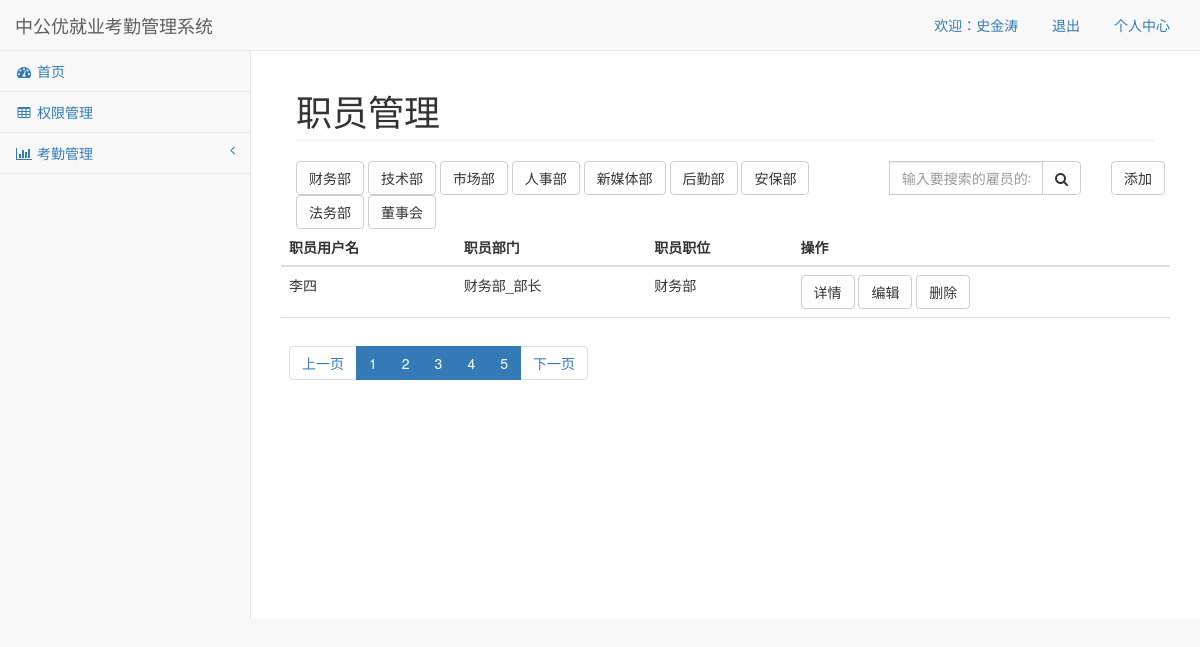
Page /person_list/?page=2 (signed in) on the committed database.
### models.py (models this page shows, shortened)
class Base(db.Model):
    __abstract__ = True
    id = db.Column(db.Integer,primary_key=True,autoincrement=True)

class Person(Base):
    __tablename__ = "person"
    name = db.Column(db.String(32),nullable=False)
    password = db.Column(db.String(32),nullable=False)
    nickname = db.Column(db.String(32),nullable=True)
    gender = db.Column(db.String(32),nullable=True)
    age = db.Column(db.Integer,nullable=True)
    job_num = db.Column(db.String(32),nullable=True)
    phone = db.Column(db.String(32),nullable=True)
    email = db.Column(db.String(32),nullable=True)
    picture = db.Column(db.String(64),nullable=True)
    address = db.Column(db.String(64),nullable=True)
    score = db.Column(db.Float,nullable=True)
    position_id = db.Column(db.Integer,db.ForeignKey("position.id"))
    positions = db.relationship("Position",backref="person")

class Position(Base):
    __tablename__ = "position"
    name = db.Column(db.String(32),nullable=True)  # 职位名称
    level = db.Column(db.Integer) # 职级  1,2,3
    Department_id = db.Column(db.Integer,db.ForeignKey("department.id"))

class Department(Base):
    __tablename__ = "department"
    name = db.Column(db.String(32)) # 部门名称
    desc = db.Column(db.Text) # 部门描述
    positions = db.relationship("Position",backref="dept")

### views.py (the view)
@app.route("/person_list/")
def person_list():
    page = int(request.args.get("page",1))
    pagination_obj = Person.query.paginate(page,1)
    pagination_obj_list = pagination_obj.items
    if page < 3:
        start = 0
        end=5
    elif page >pagination_obj.pages-3:
        start = pagination_obj.pages-5
        end=pagination_obj.pages
    else:
        start = page-3
        end = page+2
    page_page = range(1,pagination_obj.pages+1)[start:end]
    return render_template('person.html',pagination_obj_list=pagination_obj_list,page_page=page_page,
                           pagination_obj=pagination_obj)

### views.py (called while the page is built)
@app.add_template_global
def aa():
    result = {
        'news': False,
        'renshi': False
    }
    person_id = request.cookies.get('person_id')
    person_obj = Person.query.get(person_id)
    pos_obj = person_obj.positions  # 职位对象
    permission_obj_list = pos_obj.permission  # 权限对象。
    for permission_obj in permission_obj_list:
        if permission_obj.name == '新闻管理':
            result['news'] = True
        if permission_obj.name == '人事管理':
            result['renshi'] = True
        if permission_obj.name == '考勤管理':
            result['kaoqin'] = True
    return result

### templates/person.html (shortened to what this page needs)
{% extends "base.html" %}
{% block contain_title %}
    职员管理
{% endblock %}
{% block contain %}
                <div class="row">
                <div class="col-lg-12">
                    <div class="row">
                        <div class="col-lg-8">
                            <a class="btn btn-default" href="./person.html">财务部</a>
                            <a class="btn btn-default" href="./person.html">技术部</a>
                            <a class="btn btn-default" href="./person.html">市场部</a>
                            <a class="btn btn-default" href="./person.html">人事部</a>
                            <a class="btn btn-default" href="./person.html">新媒体部</a>
                            <a class="btn btn-default" href="./person.html">后勤部</a>
                            <a class="btn btn-default" href="./person.html">安保部</a>
                            <a class="btn btn-default" href="./person.html">法务部</a>
                            <a class="btn btn-default" href="./person.html">董事会</a>
                        </div>
                        <form role="form" class="col-lg-3" method="get" action="/search_person/">
                            <div class="form-group input-group">
                                <input type="text" name="person_username" class="form-control" placeholder="输入要搜索的雇员的名字"
                                       value="">
                                <span class="input-group-btn">
                    <button class="btn btn-default" type="submit">
                        <i class="fa fa-search"></i>
                    </button>
                </span>
                            </div>
                        </form>
                        <div class="col-lg-1">
                            <a class="btn btn-default" href="/add_person/">添加</a>
                        </div>
                    </div>
                    <div class="row">
                        <table class="table">
                            <thead>
                            <tr>
                                <th>职员用户名</th>
                                <th>职员部门</th>
                                <th>职员职位</th>
                                <th>操作</th>
                            </tr>
                            </thead>
                            <tbody>
                            {% for person in pagination_obj_list %}
                            <tr>
                                <td>{{ person.name }}</td>
                                <td>{{ person.positions.name}}</td>
                                <td>{{ person.positions.dept.name }}</td>
                                <td>
                                    <a class="btn btn-default" href="/detail_person/?id={{ person.id }}">详情</a>
                                    <a class="btn btn-default" href="/edit_person/?id={{ person.id }}">编辑</a>
                                    <a class="btn btn-default" href="/del_person/?id={{ person.id }}">删除</a>
                                </td>
                            </tr>
                            {% endfor %}
                            </tbody>
                            <tfoot>
                            <tr>
                                <td colspan="4">
                                    <ul class="pagination">
                                        <li><a href="/person_list/?page={{ pagination_obj.prev_num }}">上一页</a></li>
                                        {% for page in page_page %}
                                            {% if page == pagination_obj.page %}
                                                <li class="active"><a href="/person_list/?page={{ page }}">{{ page }}</a></li>
                                            {% else %}
                                                    <li class="active"><a href="/person_list/?page={{ page }}">{{ page }}</a></li>
                                            {% endif %}
                                        {% endfor %}
                                        <li><a href="/person_list/?page={{ pagination_obj.next_num }}">下一页</a></li>
                                    </ul>
                                </td>
                            </tr>
                            </tfoot>
                        </table>
                    </div>
                </div>
            </div>
{% endblock %}

### templates/base.html (shortened to what this page needs)
<!DOCTYPE html>
<html lang="en">
<head>
    <link href="../static/lib/sb-admin/vendor/bootstrap/css/bootstrap.min.css" rel="stylesheet">
    <link href="../static/lib/sb-admin/vendor/metisMenu/metisMenu.min.css" rel="stylesheet">
    <link href="../static/lib/sb-admin/dist/css/sb-admin-2.css" rel="stylesheet">
    <link href="../static/lib/sb-admin/vendor/font-awesome/css/font-awesome.min.css" rel="stylesheet" type="text/css">
    <link href="../static/css/index.css" rel="stylesheet" type="text/css">
</head>
<body>
<div id="wrapper">
    <nav class="navbar navbar-default navbar-static-top" role="navigation" style="margin-bottom: 0">
        <div class="navbar-header">
            <a class="navbar-brand" href="./base.html">中公优就业考勤管理系统</a>
        </div>
        <ul class="nav navbar-top-links navbar-right">
            <li>
                <a>欢迎：<span>{{ request.cookies.get("person_name") }}</span></a>
            </li>
            <li>
                <a href="/exit/">退出</a>
            </li>
            <li>
                <a href="./profile.html">个人中心</a>
            </li>
        </ul>
        <div class="navbar-default sidebar" role="navigation">
            <div class="sidebar-nav navbar-collapse">
                <ul class="nav" id="side-menu">
                    <li>
                        <a href="/index/"><i class="fa fa-dashboard fa-fw"></i> 首页</a>
                    </li>
                    <li>
                        <a href="/permission/"><i class="fa fa-table fa-fw"></i> 权限管理</a>
                    </li>
{% if aa().kaoqin == True %}
                    <li>
                        <a href="#"><i class="fa fa-bar-chart-o fa-fw"></i> 考勤管理<span class="fa arrow"></span></a>
                    </li>
                {% endif %}
                </ul>
            </div>
        </div>
    </nav>
    <div id="page-wrapper">
        <div class="container-fluid">
            <div class="row">
                <div class="col-lg-12">
                    <h1 class="page-header">{% block contain_title %}首页{% endblock %}</h1>
                </div>
            </div>
        {% block contain %}{% endblock %}
        </div>
    </div>
</div>
</body>
</html>

### rows in the picture
Person: cookies.get "史金涛"
Person: name "李四", positions.name "财务部_部长", positions.dept.name "财务部"

### other values in the picture
{{ page }} "1" "3" "4" "5"
{{ page }} "2"
